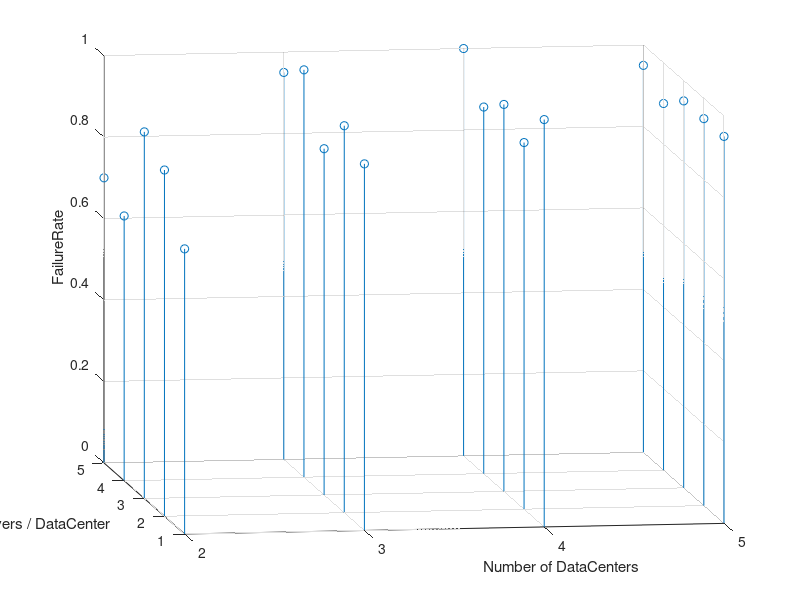
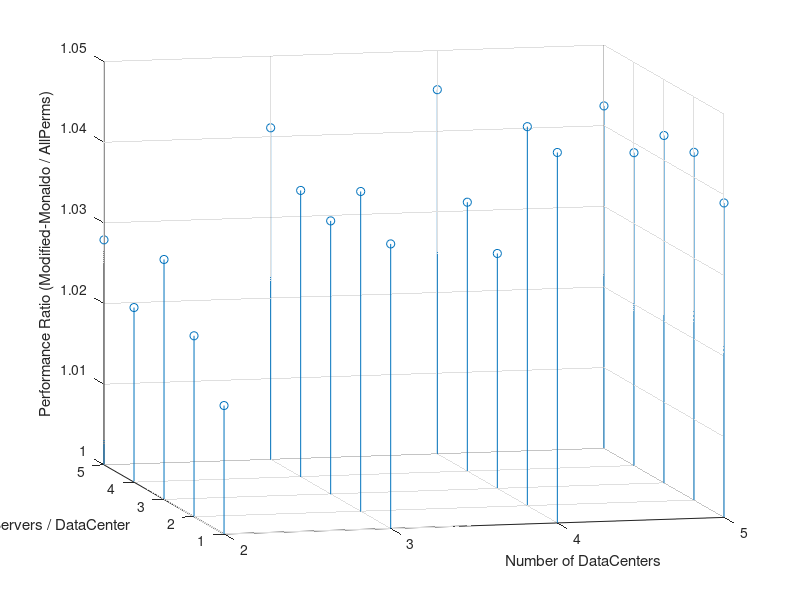

These charts were generated, in order, by the following MATLAB code:
%% load Data
load('exhaust_experiment2.mat');

%% All

% plot Number of DataCenters (X) and Number of Servers / DataCenter (Y)
%   against FailureRate
figure1 = figure;
% Create axes
axes1 = axes('Parent',figure1,'XTick',[2 3 4 5]);
view(axes1,[-8.5 10]);
grid(axes1,'on');
hold(axes1,'on');
% Create stem3
stem3(Inputs(:,3),Inputs(:,4),Outputs(:,1));
xlabel('Number of DataCenters');
ylabel('Number of Servers / DataCenter');
zlabel('FailureRate');

%% plot Number of DataCenters (X) and Number of Servers / DataCenter (Y)
%   against Performance Ratio (Modified-Monaldo / AllPerms)
figure1 = figure;
axes1 = axes('Parent',figure1,'XTick',[2 3 4 5]);
zlim(axes1,[1 1.05]);
view(axes1,[-13.5 10]);
grid(axes1,'on');
hold(axes1,'on');
stem3(Inputs(:,3),Inputs(:,4),Outputs(:,2));
% Create xlabel
xlabel('Number of DataCenters');
% Create ylabel
ylabel('Number of Servers / DataCenter');
% Create zlabel
zlabel('Performance Ratio (Modified-Monaldo / AllPerms)');

